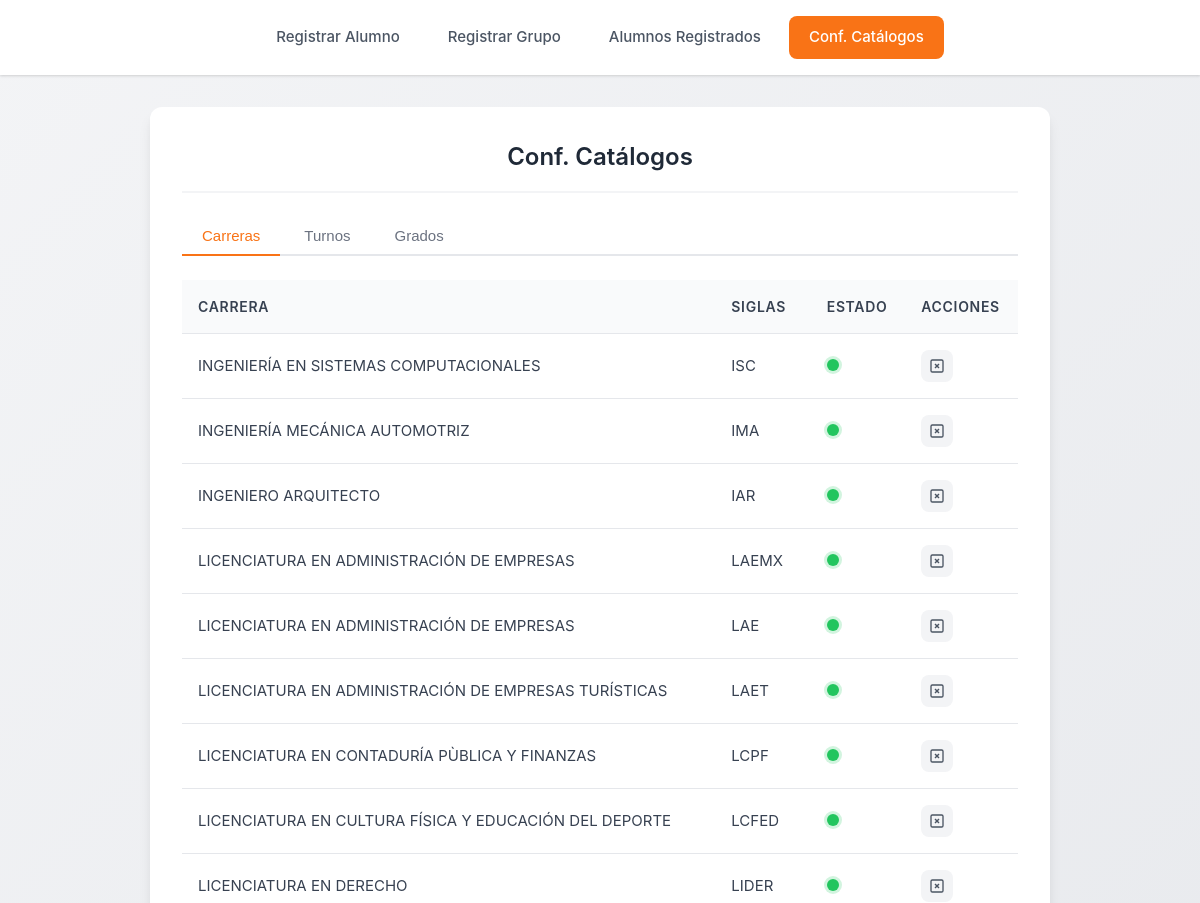
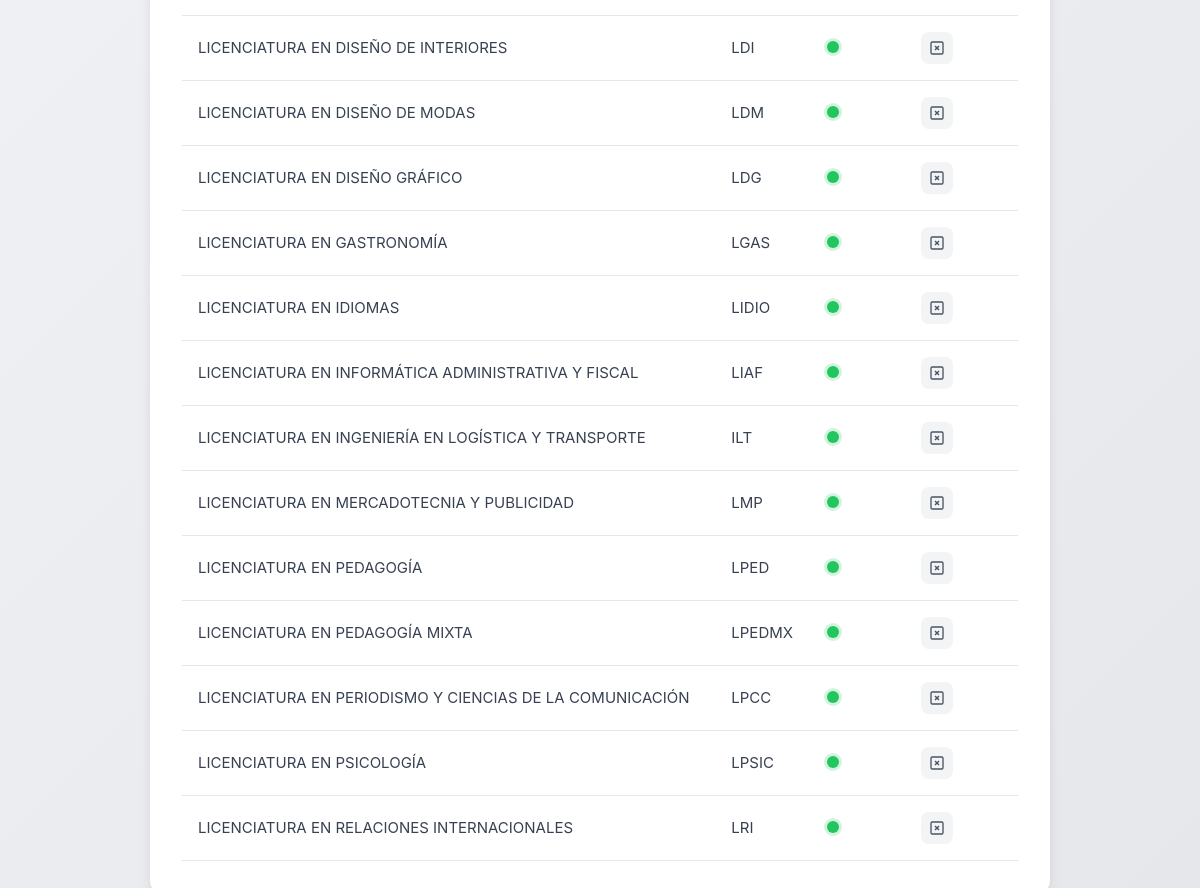
/Views/ConfigCatalogos.php, run on the app's committed database (2 pictures, top to bottom).
### tables this page shows
CREATE TABLE `tbl_cat_carrera` (
  `carreraId` int(11) NOT NULL,
  `carrera_Nombre` varchar(60) DEFAULT NULL,
  `carrera_Siglas` varchar(20) DEFAULT NULL,
  `activo` int(11) DEFAULT 1
);

### Controllers/CatalogoController.php (called while the page is built, shortened)
<?php
require_once __DIR__ . '/../Config/Database.php';
require_once __DIR__ . '/../Models/Carrera.php';
class CatalogoController {
    private $carrera;
    public function __construct() {
        $database = new Database();
        $this->db = $database->getConnection();
        $this->carrera = new Carrera($this->db);
    }
    public function obtenerCarreras() {
        return $this->carrera->obtenerTodas();
    }
}

### Config/Database.php (called while the page is built, shortened)
<?php
class Database {
    private $host = "localhost";
    private $db_name = "registro_alumnos";
    private $username = "root";
    private $password = "Ramirozein_@19";
    public function getConnection() {
        $this->conn = null;
        try {
            $this->conn = new PDO(
                "mysql:host=" . $this->host . ";dbname=" . $this->db_name,
                $this->username,
                $this->password
            );
            $this->conn->setAttribute(PDO::ATTR_ERRMODE, PDO::ERRMODE_EXCEPTION);
            $this->conn->exec("set names utf8");
        } catch(PDOException $e) {
            echo "Error de conexion: " . $e->getMessage();
        }
        return $this->conn;
    }
}

### Models/Carrera.php (called while the page is built, shortened)
<?php
class Carrera {
    private $conn;
    private $table = "tbl_cat_carrera";
    public function __construct($db) {
        $this->conn = $db;
    }
    public function obtenerTodas() {
        $query = "SELECT carreraId, carrera_Nombre, carrera_Siglas, activo FROM " . $this->table . " ORDER BY carrera_Nombre";
        $stmt = $this->conn->prepare($query);
        $stmt->execute();
        return $stmt;
    }
}

### Views/ConfigCatalogos.php (the view, shortened to what this page needs)
<?php
require_once __DIR__ . '/../Controllers/CatalogoController.php';
$controller = new CatalogoController();
$carreras = $controller->obtenerCarreras();
$tabActiva = isset($_GET['tab']) ? $_GET['tab'] : 'carreras';
?>
<!DOCTYPE html>
<html lang="es">
<head>
    <link rel="stylesheet" href="../css/styles.css">
</head>
<body>
    <nav class="navbar">
        <a href="RegistrarAlumno.php">Registrar Alumno</a>
        <a href="RegistrarGrupo.php">Registrar Grupo</a>
        <a href="AlumnosRegistrados.php">Alumnos Registrados</a>
        <a href="ConfigCatalogos.php" class="active">Conf. Catálogos</a>
    </nav>
    <div class="container">
        <div class="card card-wide">
            <h2 class="card-title">Conf. Catálogos</h2>
            <div class="tabs">
                <button class="tab-btn <?php echo $tabActiva === 'carreras' ? 'tab-active' : ''; ?>" data-tab="carreras">Carreras</button>
                <button class="tab-btn <?php echo $tabActiva === 'turnos' ? 'tab-active' : ''; ?>" data-tab="turnos">Turnos</button>
                <button class="tab-btn <?php echo $tabActiva === 'grados' ? 'tab-active' : ''; ?>" data-tab="grados">Grados</button>
            </div>
            <div class="tab-content <?php echo $tabActiva === 'carreras' ? 'tab-visible' : ''; ?>" id="tab-carreras">
                <table class="table">
                    <thead>
                        <tr>
                            <th>Carrera</th>
                            <th>Siglas</th>
                            <th>Estado</th>
                            <th>Acciones</th>
                        </tr>
                    </thead>
                    <tbody>
                        <?php while ($row = $carreras->fetch(PDO::FETCH_ASSOC)): ?>
                        <tr>
                            <td><?php echo htmlspecialchars($row['carrera_Nombre']); ?></td>
                            <td><?php echo htmlspecialchars($row['carrera_Siglas']); ?></td>
                            <td><span class="status <?php echo $row['activo'] ? 'status-active' : 'status-inactive'; ?>"></span></td>
                            <td class="actions">
                                <form action="../Controllers/CatalogoController.php" method="POST" style="display:inline;">
                                    <?php if ($row['activo']): ?>
                                    <button type="submit" class="btn btn-toggle btn-deactivate" title="Desactivar">
                                        <svg xmlns="http://www.w3.org/2000/svg" width="16" height="16" viewBox="0 0 24 24" fill="none" stroke="currentColor" stroke-width="2">
                                            <rect x="3" y="3" width="18" height="18" rx="2" ry="2"></rect>
                                            <line x1="9" y1="9" x2="15" y2="15"></line>
                                            <line x1="15" y1="9" x2="9" y2="15"></line>
                                        </svg>
                                    </button>
                                    <?php endif; ?>
                                </form>
                            </td>
                        </tr>
                        <?php endwhile; ?>
                    </tbody>
                </table>
            </div>
        </div>
    </div>
</body>
</html>

### css/styles.css (style rules this page uses)
* { margin: 0; padding: 0; box-sizing: border-box; }
:root { --primary: #f97316; --primary-hover: #ea580c; --success: #22c55e; --danger: #ef4444; --warning: #f59e0b; --gray-50: #f9fafb; --gray-100: #f3f4f6; --gray-200: #e5e7eb; --gray-300: #d1d5db; --gray-400: #9ca3af; --gray-500: #6b7280; --gray-600: #4b5563; --gray-700: #374151; --gray-800: #1f2937; --gray-900: #111827; --white: #ffffff; --shadow: 0 1px 3px rgba(0, 0, 0, 0.1), 0 1px 2px rgba(0, 0, 0, 0.06); --shadow-md: 0 4px 6px -1px rgba(0, 0, 0, 0.1), 0 2px 4px -1px rgba(0, 0, 0, 0.06); --shadow-lg: 0 10px 15px -3px rgba(0, 0, 0, 0.1), 0 4px 6px -2px rgba(0, 0, 0, 0.05); --radius: 8px; --radius-lg: 12px; }
body { font-family: -apple-system, BlinkMacSystemFont, 'Segoe UI', Roboto, 'Helvetica Neue', Arial, sans-serif; background: linear-gradient(135deg, var(--gray-100) 0%, var(--gray-200) 100%); min-height: 100vh; color: var(--gray-800); line-height: 1.5; }
.navbar { background: var(--white); padding: 1rem; display: flex; justify-content: center; gap: 0.5rem; box-shadow: var(--shadow); position: sticky; top: 0; z-index: 100; flex-wrap: wrap; }
.navbar a { color: var(--gray-600); text-decoration: none; padding: 0.625rem 1.25rem; border-radius: var(--radius); font-weight: 500; font-size: 0.9375rem; transition: all 0.2s ease; }
.navbar a.active { background: var(--primary); color: var(--white); }
.container { max-width: 1200px; margin: 0 auto; padding: 2rem 1rem; }
.card { background: var(--white); border-radius: var(--radius-lg); box-shadow: var(--shadow-lg); padding: 2rem; max-width: 420px; margin: 0 auto; }
.card-wide { max-width: 900px; }
.card-title { font-size: 1.5rem; font-weight: 600; color: var(--gray-800); margin-bottom: 1.5rem; text-align: center; padding-bottom: 1rem; border-bottom: 2px solid var(--gray-100); }
.btn { display: inline-flex; align-items: center; justify-content: center; gap: 0.5rem; padding: 0.75rem 1.5rem; border: none; border-radius: var(--radius); font-size: 1rem; font-weight: 500; cursor: pointer; transition: all 0.2s ease; }
.btn-edit, .btn-toggle { padding: 0.5rem; background: var(--gray-100); color: var(--gray-600); }
.table { width: 100%; border-collapse: collapse; }
.table th, .table td { padding: 1rem; text-align: left; border-bottom: 1px solid var(--gray-200); }
.table th { background: var(--gray-50); font-weight: 600; color: var(--gray-700); font-size: 0.875rem; text-transform: uppercase; letter-spacing: 0.05em; }
.table tbody tr { transition: background 0.15s ease; }
.table td { font-size: 0.9375rem; color: var(--gray-700); }
.actions { display: flex; gap: 0.5rem; }
.status { display: inline-block; width: 12px; height: 12px; border-radius: 50%; box-shadow: var(--shadow); }
.status-active { background: var(--success); box-shadow: 0 0 0 3px rgba(34, 197, 94, 0.2); }
.tabs { display: flex; gap: 0.25rem; margin-bottom: 1.5rem; border-bottom: 2px solid var(--gray-200); padding-bottom: 0; }
.tab-btn { padding: 0.625rem 1.25rem; border: none; background: none; color: var(--gray-500); font-weight: 500; font-size: 0.9375rem; cursor: pointer; border-bottom: 2px solid transparent; margin-bottom: -2px; transition: all 0.2s ease; }
.tab-btn.tab-active { color: var(--primary); border-bottom-color: var(--primary); }
.tab-content { display: none; }
.tab-content.tab-visible { display: block; }

### data on the page
tbl_cat_carrera: carrera_Nombre "INGENIERÍA EN SISTEMAS COMPUTACIONALES", carrera_Siglas "ISC", activo 1 (drawn)
tbl_cat_carrera: carrera_Nombre "INGENIERÍA MECÁNICA AUTOMOTRIZ", carrera_Siglas "IMA", activo 1 (drawn)
tbl_cat_carrera: carrera_Nombre "INGENIERO ARQUITECTO", carrera_Siglas "IAR", activo 1 (drawn)
tbl_cat_carrera: carrera_Nombre "LICENCIATURA EN ADMINISTRACIÓN DE EMPRESAS", carrera_Siglas "LAEMX", activo 1 (drawn)
tbl_cat_carrera: carrera_Nombre "LICENCIATURA EN ADMINISTRACIÓN DE EMPRESAS", carrera_Siglas "LAE", activo 1 (drawn)
tbl_cat_carrera: carrera_Nombre "LICENCIATURA EN ADMINISTRACIÓN DE EMPRESAS TURÍSTICAS", carrera_Siglas "LAET", activo 1 (drawn)
tbl_cat_carrera: carrera_Nombre "LICENCIATURA EN CONTADURÍA PÙBLICA Y FINANZAS", carrera_Siglas "LCPF", activo 1 (drawn)
tbl_cat_carrera: carrera_Nombre "LICENCIATURA EN CULTURA FÍSICA Y EDUCACIÓN DEL DEPORTE", carrera_Siglas "LCFED", activo 1 (drawn)
tbl_cat_carrera: carrera_Nombre "LICENCIATURA EN DERECHO", carrera_Siglas "LIDER", activo 1 (drawn)
tbl_cat_carrera: carrera_Nombre "LICENCIATURA EN DISEÑO DE INTERIORES", carrera_Siglas "LDI", activo 1 (drawn)
tbl_cat_carrera: carrera_Nombre "LICENCIATURA EN DISEÑO DE MODAS", carrera_Siglas "LDM", activo 1 (drawn)
tbl_cat_carrera: carrera_Nombre "LICENCIATURA EN DISEÑO GRÁFICO", carrera_Siglas "LDG", activo 1 (drawn)
tbl_cat_carrera: carrera_Nombre "LICENCIATURA EN GASTRONOMÍA", carrera_Siglas "LGAS", activo 1 (drawn)
tbl_cat_carrera: carrera_Nombre "LICENCIATURA EN IDIOMAS", carrera_Siglas "LIDIO", activo 1 (drawn)
tbl_cat_carrera: carrera_Nombre "LICENCIATURA EN INFORMÁTICA ADMINISTRATIVA Y FISCAL", carrera_Siglas "LIAF", activo 1 (drawn)
tbl_cat_carrera: carrera_Nombre "LICENCIATURA EN INGENIERÍA EN LOGÍSTICA Y TRANSPORTE", carrera_Siglas "ILT", activo 1 (drawn)
tbl_cat_carrera: carrera_Nombre "LICENCIATURA EN MERCADOTECNIA Y PUBLICIDAD", carrera_Siglas "LMP", activo 1 (drawn)
tbl_cat_carrera: carrera_Nombre "LICENCIATURA EN PEDAGOGÍA", carrera_Siglas "LPED", activo 1 (drawn)
tbl_cat_carrera: carrera_Nombre "LICENCIATURA EN PEDAGOGÍA MIXTA", carrera_Siglas "LPEDMX", activo 1 (drawn)
tbl_cat_carrera: carrera_Nombre "LICENCIATURA EN PERIODISMO Y CIENCIAS DE LA COMUNICACIÓN", carrera_Siglas "LPCC", activo 1 (drawn)
tbl_cat_carrera: carrera_Nombre "LICENCIATURA EN PSICOLOGÍA", carrera_Siglas "LPSIC", activo 1 (drawn)
tbl_cat_carrera: carrera_Nombre "LICENCIATURA EN RELACIONES INTERNACIONALES", carrera_Siglas "LRI", activo 1 (drawn)
